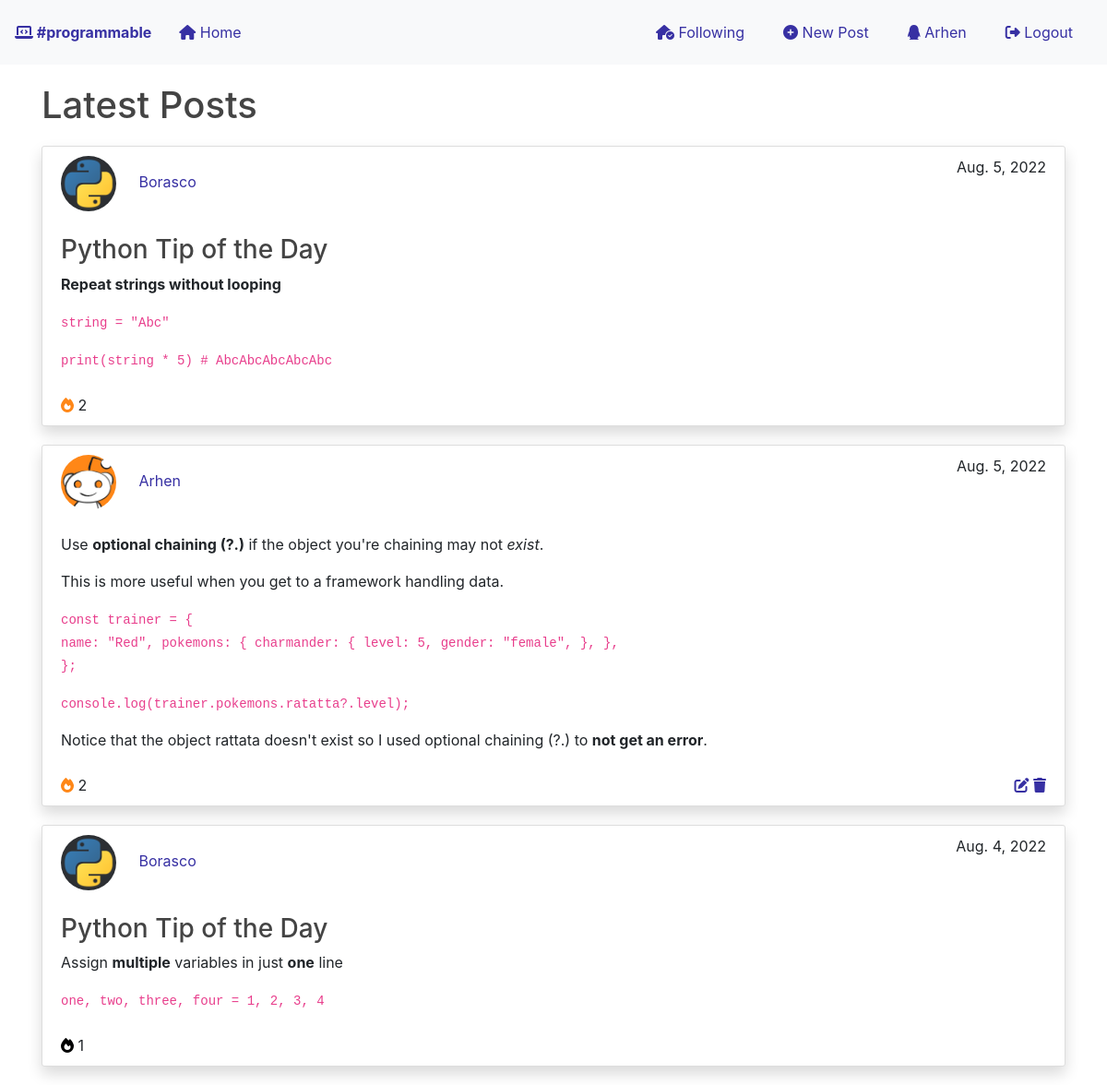
The page / (signed in) on the database its author committed.
### blog/models.py (models this page shows, shortened)
class Post(models.Model):
    user = models.ForeignKey(User, on_delete=models.CASCADE)
    username = models.TextField(default="Err")
    content = models.TextField()
    date_published = models.DateField(default=timezone.now)
    likes = models.ManyToManyField(User, related_name="posts")
    def total_likes(self):
        return self.likes.count()

### users/models.py (models this page shows, shortened)
class Profile(models.Model):
    user = models.OneToOneField(User, on_delete=models.CASCADE, default=None)
    image = models.ImageField(default="default.jpg", upload_to="profile_pics")
    interest = models.TextField(default="NO INFO", blank=True)
    age = models.IntegerField(default="0")
    programmingLanguage = models.TextField(default="NO INFO",
                                           blank=True,
                                           null=True,
                                           choices=[('Python', 'Python'),
                                                    ('Java', 'Java'),
                                                    ('Visual Basic',
                                                     'Visual Basic')])
    followers = models.ManyToManyField(User, related_name="followers")

### blog/views.py (the view)
# urls.py: path('', views.home, name='blog-home'),
def home(request):
    posts = Post.objects.all().order_by('-id')
    liked_posts = []
    for post in range(len(posts)):
        if request.user in posts[post].likes.all():
            liked_posts.append(post + 1)
    context = {
        'posts': posts,
        'liked_posts': liked_posts,
    }
    return render(request, 'blog/home.html', context)

### blog/templatetags/post_extras.py (called while the page is built)
@register.filter
def convert_markdown(value):
    return markdown.markdown(value)

### templates/blog/home.html (shortened to what this page needs)
{% extends "base.html" %}
{% block content %}
<h1 style="margin: 20px 0px;">Latest Posts</h1>
    {% for post in posts %}
        {% include "blog/post.html" with post=post count=forloop.counter liked_posts=liked_posts%}
    {% endfor %}
{% endblock content %}

### templates/base.html (shortened to what this page needs)
{% load static %}
<!DOCTYPE html>
<html lang="en">
  <head>
    <link
      rel="stylesheet"
      href="https://stackpath.bootstrapcdn.com/bootstrap/4.3.1/css/bootstrap.min.css"
    />
    <link
      rel="stylesheet"
      href="https://use.fontawesome.com/releases/v6.1.2/css/all.css"
    />
    <link rel="stylesheet" href="{% static 'main-min.css' %}" />
  </head>
  <body>
    <nav class="navbar navbar-expand-lg navbar-light bg-light">
      <a class="font-weight-bold color-a" href="{% url 'blog-home' %}"
        ><i class="fa-solid fa-laptop-code"></i> #programmable</a
      >
      <div class="collapse navbar-collapse" id="navbarSupportedContent">
        <ul class="navbar-nav mr-auto" style="margin-left: 15px">
          <li class="nav-item active">
            <a class="color-a" href="{% url 'blog-home' %}"
              ><i class="fas fa-home" style="margin-left: 15px"></i> Home
              <span class="sr-only">(current)</span></a
            >
          </li>
        </ul>
        {% if user.is_authenticated %}
        <a class="btn m-2 color-a" href="{% url 'following' %}"
          ><i
            class="fa-solid fa-house-circle-check"
          ></i>
          Following</a
        >
        <a href="{% url 'new-post' %}" class="btn m-2 color-a"
          ><i class="fas fa-circle-plus"></i> New Post</a
        >
        <a href="{% url 'profile' user.username %} " class="btn m-2 color-a"
          ><i class="fa-brands fa-qq"></i> {{ user.username }}
        </a>
        <a href="{% url 'logout' %} " class="btn m-2 color-a"
          ><i class="fas fa-sign-out-alt"></i> Logout</a
        >
        {% endif %}
      </div>
    </nav>
    <div class="container my-bg">
       {% block content %} {% endblock %}
    </div>
  </body>
</html>

### templates/blog/post.html (shortened to what this page needs)
{% load post_extras %}
<div class="mt-3">
    <article class="media content-section shadow ">
        <div class="media-body">
            <div class="profile">
                <div class="row">
                    <div class="col">
                        <img class="rounded-circle account-img" src="{{ post.user.profile.image.url }}" style="width: 60px;height: auto;" alt="profile picture"/>
                        <a href="{% url 'profile' post.user %}" style="text-decoration: none;" class="color-a">{{ post.user }}</a>
                    </div>
                    <div class="col"><div class="post-date">{{ post.date_published }}</div></div>
                </div>
            </div>
            <div class="post-content">{{ post.content|convert_markdown|safe }}</div>
            <div class="row">
                <div class="col">
                    {% if count in liked_posts %}
                        <form action={% url 'unlike-post' post.pk %} method="POST">
                            <button type="submit", name="post-id", value="{{ post.id }}" class="like-button liked"><i class="fa-solid fa-fire"></i>
                            </button>
                            {{ post.total_likes }}
                        </form>
                    {% else %}
                        <form action={% url 'like-post' post.pk %} method="POST">
                            <button type="submit", name="post-id", value="{{ post.id }}" class="like-button"><i class="fa-solid fa-fire"></i>
                            </button>
                            {{ post.total_likes }}
                        </form>
                    {% endif %}
                </div>
                <div class="col" style="text-align: end">
                    {% if post.user == user %}
                        <a href={% url 'edit-post' post.id%}><i class="fa-solid fa-pen-to-square color-a"></i></a>
                        <a href={% url 'delete-post' post.id%}><i class="fa-solid fa-trash color-a"></i></a>
                    {% endif %}
                </div>
            </div>
        </div>
    </article>
</div>

### static/main-min.css (style rules this page uses)
:root { --input-border:#8b8a8b;--input-focus-h:245;--input-focus-s:100%;--input-focus-l:42%; }
h1,h2,h3,h4,h5,h6 { color:#444444; }
.content-section { background:#ffffff;padding:10px 20px;border:1px solid #dddddd;border-radius:3px;margin-bottom:20px; }
.account-img { height:125px;width:125px;margin-right:20px;margin-bottom:16px; }
.post-date { text-align:end; }
.post-content { margin-top:25px;margin-bottom:25px; }
.like-button { padding:0;border:none;background:none;-webkit-transition:all .5s ease;-o-transition:all .5s ease;transition:all .5s ease; }
.liked { color:#ff8717; }
.color-a { color:#3730a3;-webkit-transition:all .5s ease;-o-transition:all .5s ease;transition:all .5s ease; }
.account-img { margin-bottom:0!important; }
.content-section { margin-top:20px!important; }

### rows shown on the page
Post: user.profile.image (picture), user "Borasco", date_published "Aug. 5, 2022", content|convert_markdown "Python Tip of the Day Repeat strings without looping string = \"Abc\" print(string * 5) # AbcAbcAbcAbcAbc", total_likes "2"
Post: user.profile.image (placeholder picture), user "Arhen", date_published "Aug. 5, 2022", content|convert_markdown "Use optional chaining (?.) if the object you're chaining may not exist . This is more useful when you get to a framework handling data. const trainer = { name: \"Red\", pokemons: { charmander: { level: 5, gender: \"female\", }, }, }; console.log(trainer.pokemons.ratatta?.level); Notice that the object rattata doesn't exist so I used optional chaining (?.) to not get an error .", total_likes "2"
Post: user.profile.image (picture), user "Borasco", date_published "Aug. 4, 2022", content|convert_markdown "Python Tip of the Day Assign multiple variables in just one line one, two, three, four = 1, 2, 3, 4", total_likes "1"

### other values the page prints
{{ user.username }} "Arhen"
